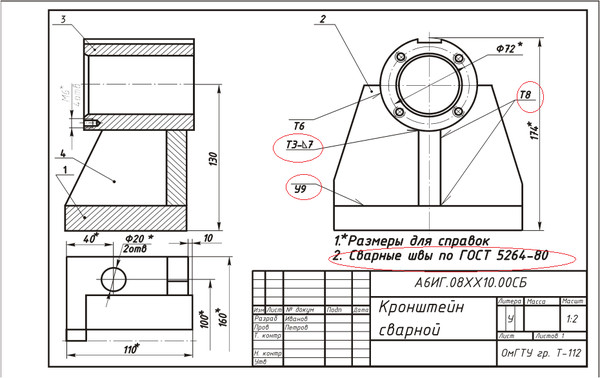
#> input picture data/images/4484eaad9d441b697b76103b2c728154_i-1004.jpg, 600 x 378 px
$ python -i stamp_preprocessor.py   (imports and definitions only)
#> lines starting #> are read from the running program, lines starting #| are printed output that depends on the picture; after the words box and inside, x2 and y2 are one past the last pixel; in counts of white or black regions, pixels touching at a corner belong together
#> further down, picture is the input picture: shape (378, 600, 3); mean B, G, R 232.1, 232.4, 233.3
import cv2
import numpy as np


def _to_gray(image: np.ndarray) -> np.ndarray:
    """Переводит изображение в grayscale."""
    if image.ndim == 2:
        return image

    return cv2.cvtColor(
        image,
        cv2.COLOR_BGR2GRAY
    )


def _to_bgr(image: np.ndarray) -> np.ndarray:
    """
    Гарантирует трёхканальное BGR-изображение,
    которое ожидает Paddle recognition.
    """
    if image.ndim == 2:
        return cv2.cvtColor(
            image,
            cv2.COLOR_GRAY2BGR
        )

    return image


def original(image: np.ndarray) -> np.ndarray:
    """Исходное изображение — baseline."""
    return _to_bgr(image.copy())


# [34 lines left out: functions upscale, upscale_grayscale, not called in this run]


def upscale_otsu(
    image: np.ndarray,
    scale: int = 3
) -> np.ndarray:
    """Увеличение + grayscale + Otsu."""
#> called with scale = 3

    resized = cv2.resize(
        image,
        None,
        fx=scale,
        fy=scale,
        interpolation=cv2.INTER_CUBIC
    )
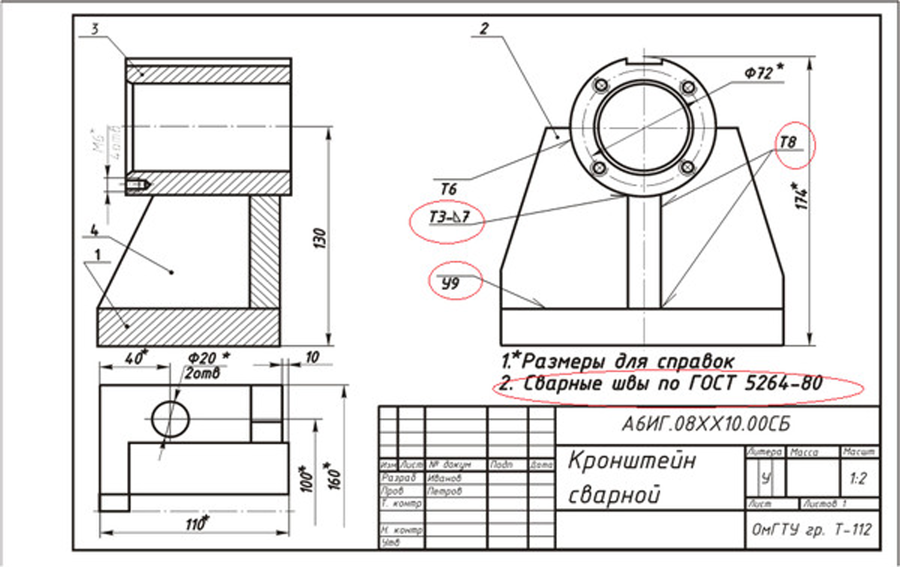
#> resized: shape (1134, 1800, 3) (shown at 1/2 size); mean B, G, R 231.6, 231.9, 232.8

    gray = _to_gray(resized)

    _, binary = cv2.threshold(
        gray,
        0,
        255,
        cv2.THRESH_BINARY + cv2.THRESH_OTSU
    )
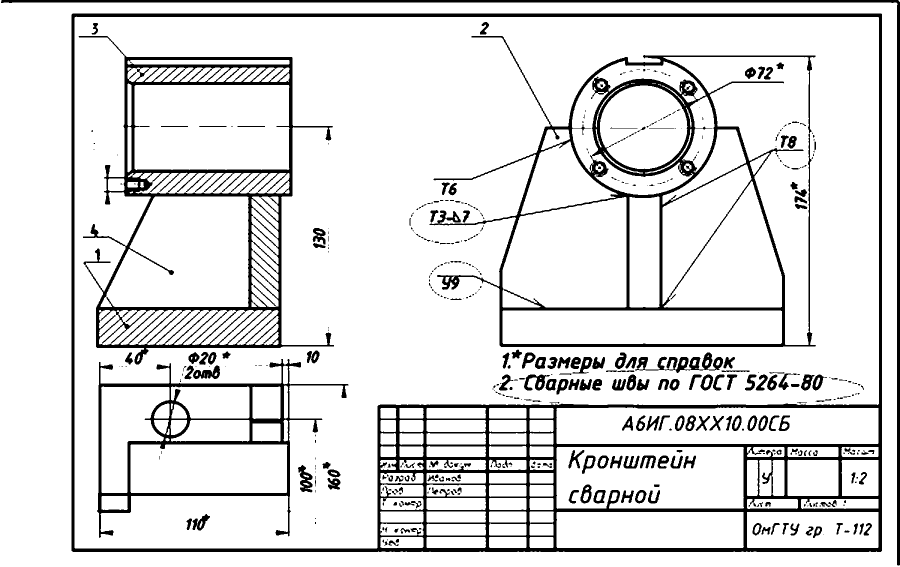
#> binary: shape (1134, 1800) (shown at 1/2 size); 88.3% white; 473 black regions (247 under 20 px), largest, box (x1, y1, x2, y2) and area: (143, 27, 1764, 1104) 81488, (859, 72, 1632, 694) 41897, (157, 72, 668, 729) 39911

    return _to_bgr(binary)


# [36 lines left out: functions upscale_adaptive, get_preprocessing_methods, not called in this run]

>>> import cv2
>>> picture = cv2.imread('../../data/images/4484eaad9d441b697b76103b2c728154_i-1004.jpg')
>>> result = upscale_otsu(picture)

$ run again, on data/images/egr.jpg
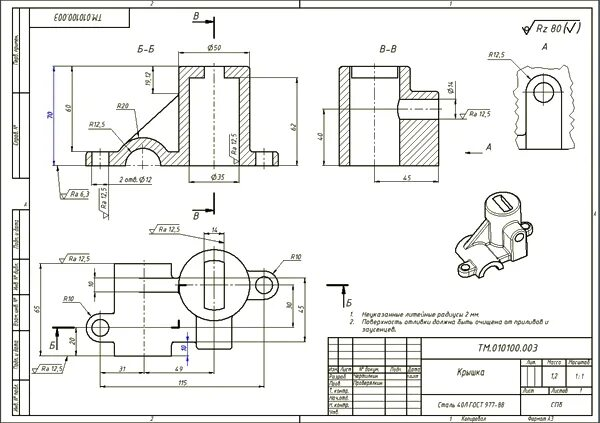
#> input picture data/images/egr.jpg, 600 x 423 px
#> picture is the input picture: shape (423, 600, 3); mean B, G, R 234.8, 236.8, 236.6
#> in upscale_otsu, `resized = cv2.resize( image, None, fx=scale, fy=scale, interpolation=c..`:
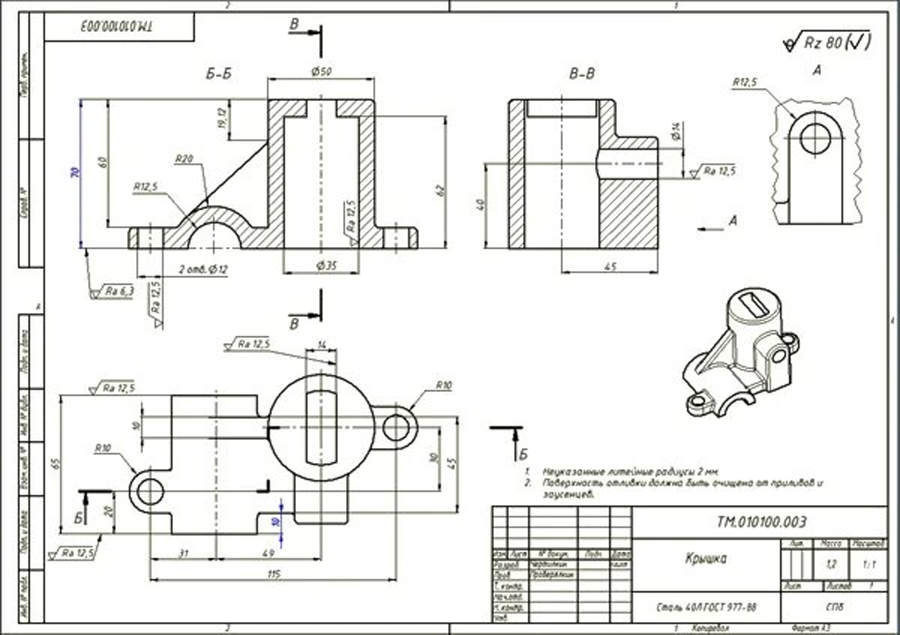
#> resized: shape (1269, 1800, 3) (shown at 1/2 size); mean B, G, R 234.5, 236.2, 236
#> in upscale_otsu, `_, binary = cv2.threshold( gray, 0, 255, cv2.THRESH_BINARY + cv2.THRES..`:
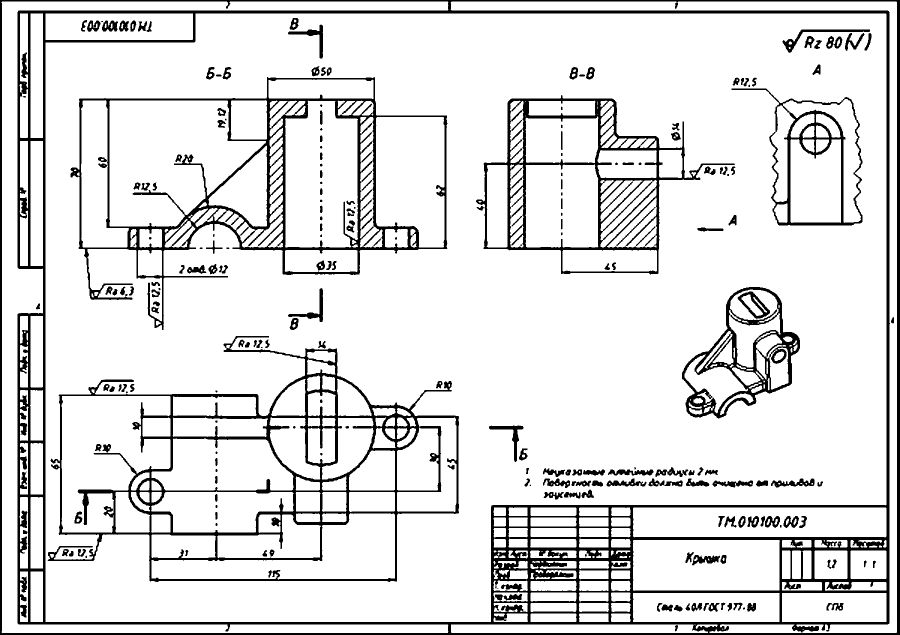
#> binary: shape (1269, 1800) (shown at 1/2 size); 88.1% white; 243 black regions (40 under 20 px), largest, box (x1, y1, x2, y2) and area: (0, 0, 1800, 1269) 114928, (95, 672, 918, 1164) 44686, (141, 154, 895, 660) 34999

$ run again, on data/images/i.jpg
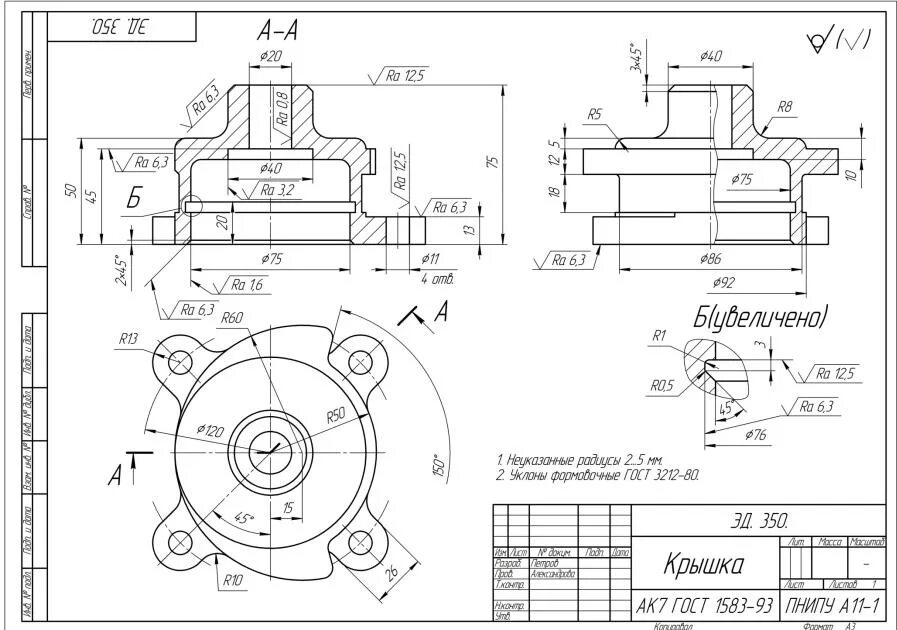
#> input picture data/images/i.jpg, 897 x 630 px
#> picture is the input picture: shape (630, 897, 3); mean B, G, R 238.8, 238.8, 238.8
#> in upscale_otsu, `_, binary = cv2.threshold( gray, 0, 255, cv2.THRESH_BINARY + cv2.THRES..`:
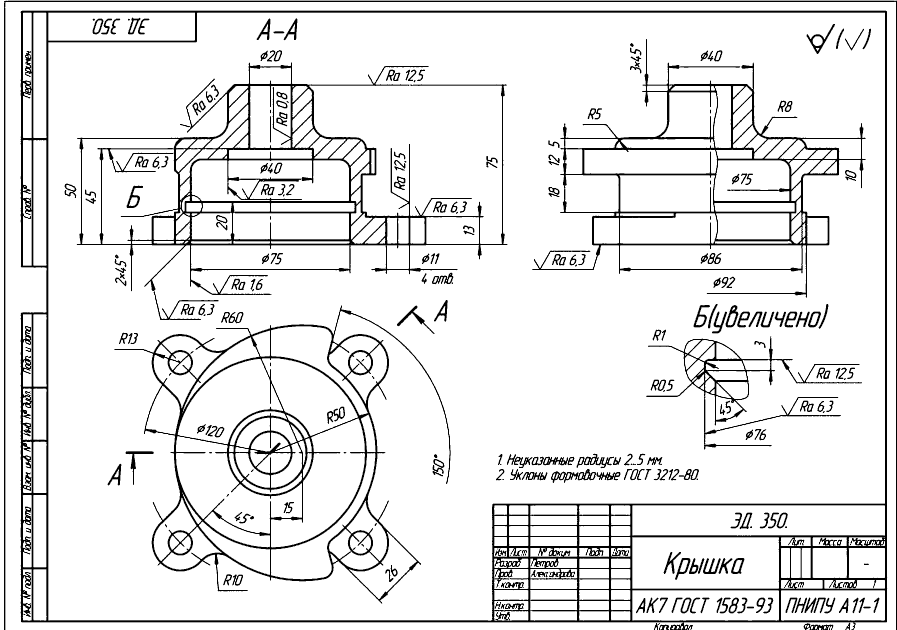
#> binary: shape (1890, 2691) (shown at 1/3 size); 90.6% white; 313 black regions (25 under 20 px), largest, box (x1, y1, x2, y2) and area: (62, 32, 2662, 1890) 145611, (230, 187, 1522, 885) 73980, (343, 916, 1352, 1811) 69208

$ run again, on data/images/ilu.jpg
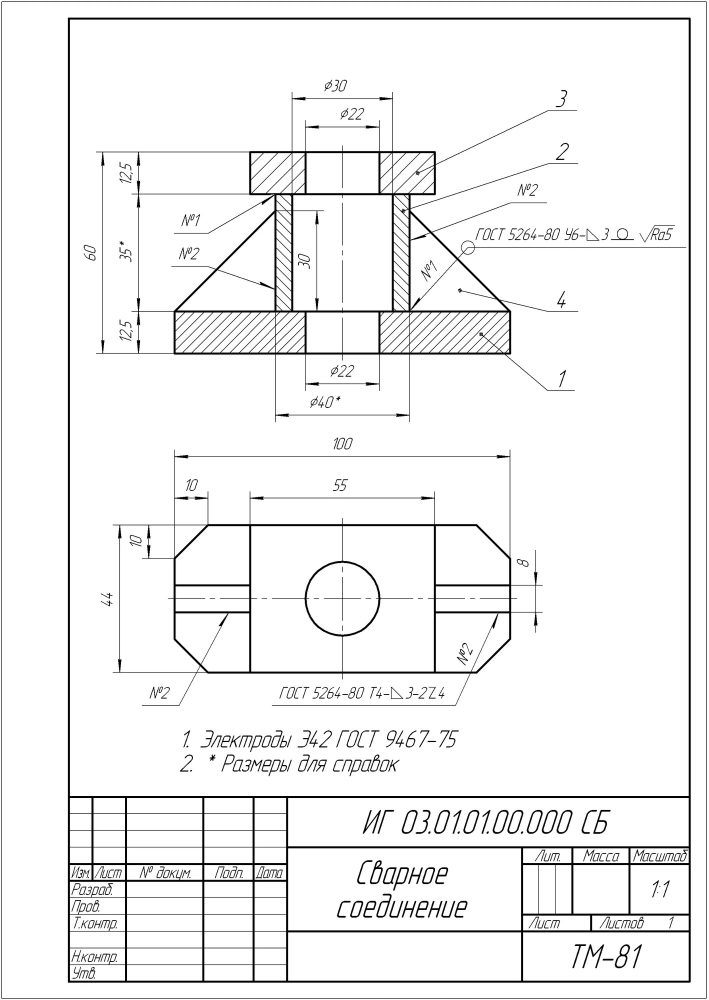
#> input picture data/images/ilu.jpg, 2125 x 3000 px (shown at 1/3 size)
#> picture is the input picture: shape (3000, 2125, 3); min 0, max 255, mean 241.9
#> in _to_gray, `return cv2.cvtColor( image, cv2.COLOR_BGR2GRAY )`:
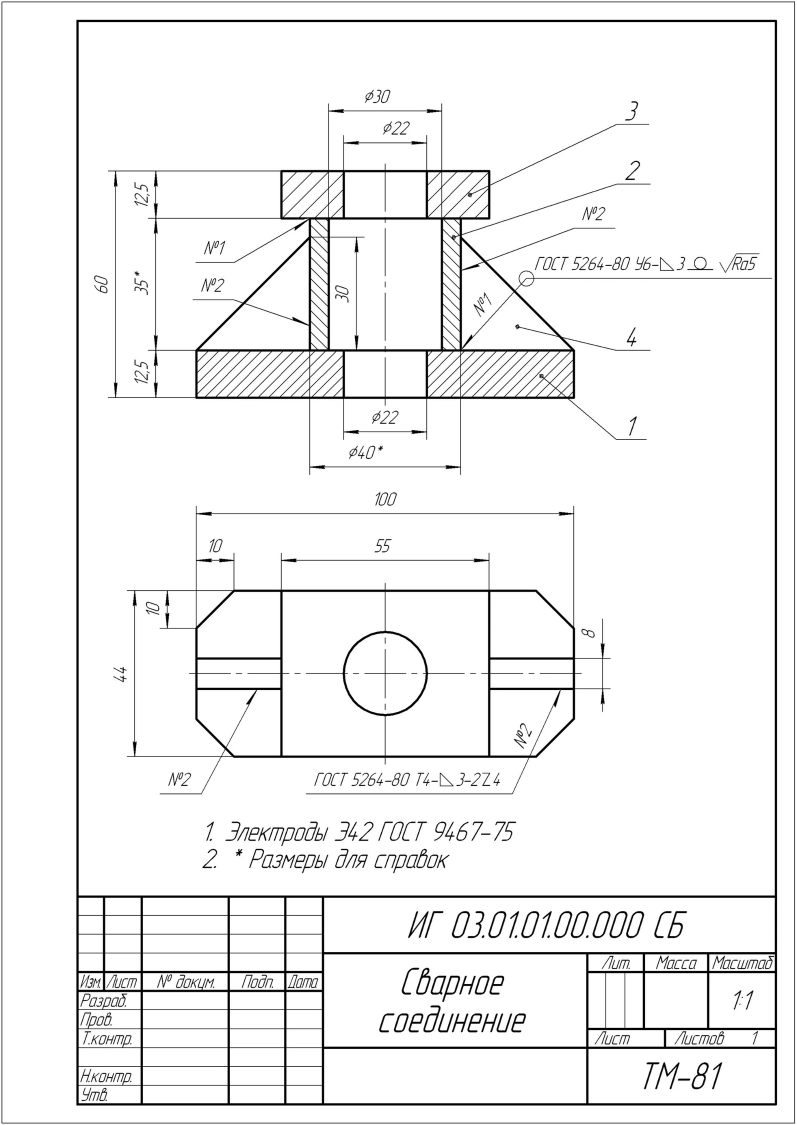
#> returned value: shape (9000, 6375) (shown at 1/8 size); min 0, max 255, mean 241.8
#> binary: shape (9000, 6375); 94.7% white; 290 black regions, largest, box (x1, y1, x2, y2) and area: (611, 158, 6216, 8844) 1147589, (864, 828, 6176, 3800) 673951, (1014, 4047, 4884, 6354) 407746
